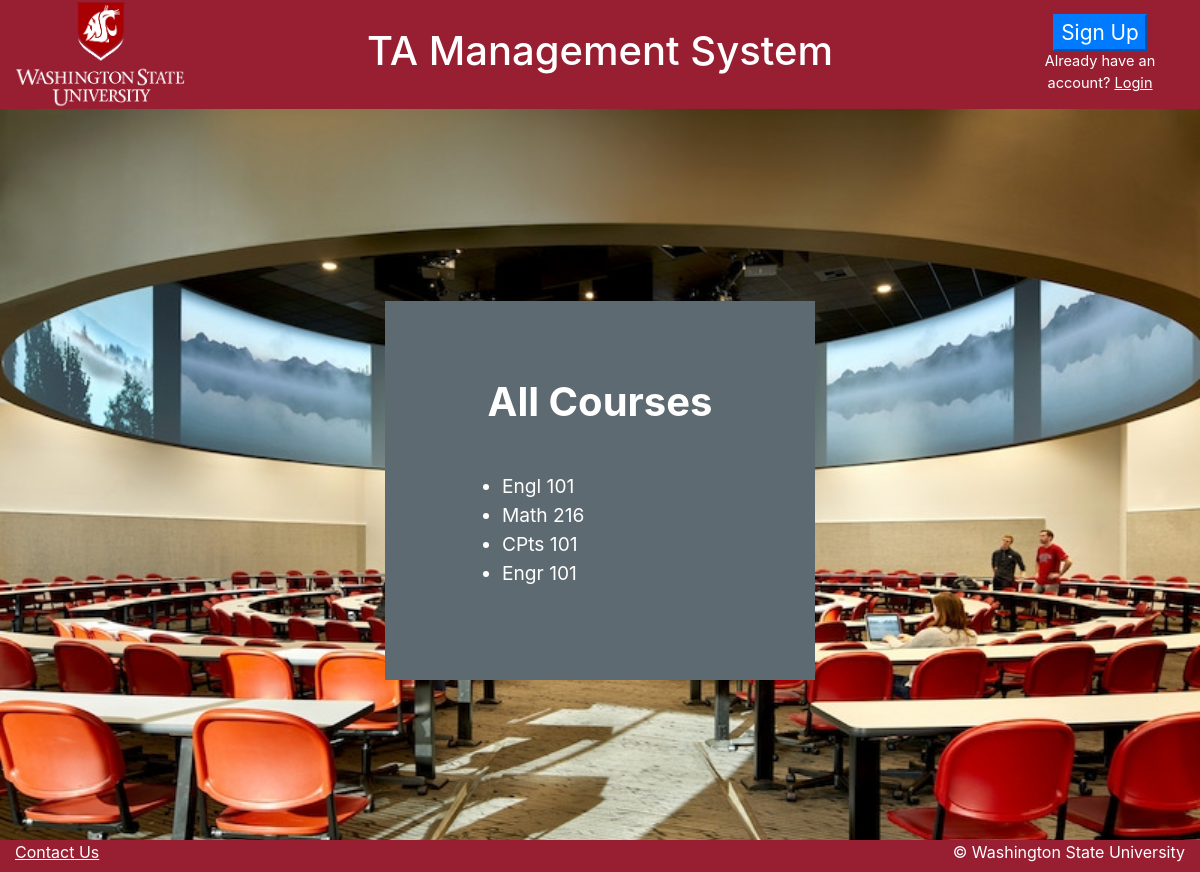
The app's page /display_courses with its own data.
### backend.py (models this page shows)
class Classes(db.Model):
    id = db.Column(db.Integer, autoincrement=True, primary_key=True, nullable=False)
    teacherID = db.Column(db.Integer)
    title = db.Column(db.String(50))

### backend.py (the view)
@app.route('/display_courses',  methods=['GET'])
def render_display_courses():
    names = db.session.query(Classes)
    return render_template('display_courses.html', data = names.all())

### templates/display_courses.html (shortened to what this page needs)
<html>
<head>
    <link rel="stylesheet" href="https://maxcdn.bootstrapcdn.com/bootstrap/4.3.1/css/bootstrap.min.css">
    <link rel="stylesheet" type="text/css" href="../static/styles/displaycourses.css">
</head>
<body>
    {% include 'header.html' %}
    <div class="container-fluid display_course_page">
      <div class="row d-flex justify-content-center">
        <div class="display_course_box_form">
            <h1 class="display_course_box_form_header">All Courses</h1>
            <ul class="list_all_courses">
              {% for i in data %}
                <li class="course">{{i.title}}</li>
              {% endfor %}
            </ul>
        </div>
      </div>
    </div>
    {% include 'footer.html' %}
</body>
</html>

### static/styles/displaycourses.css (style rules this page uses)
.display_course_box_form { align-content: center; text-align: center; font-size: 120%; height: auto; padding: 4em; margin:10em; color: white; background-color: #5e6a71; }
.display_course_page { justify-content: center; background: url("../resources/spark.jpg"); background-repeat: no-repeat; background-size: cover; background-position: center center; min-height: 80vh; }
.display_course_box_form_header { font-weight: bold; color:white; }
.list_all_courses { text-align: left; padding-top: 2em; padding-right: 8em; }

### records on screen
Classes: title "Engl 101"
Classes: title "Math 216"
Classes: title "CPts 101"
Classes: title "Engr 101"
